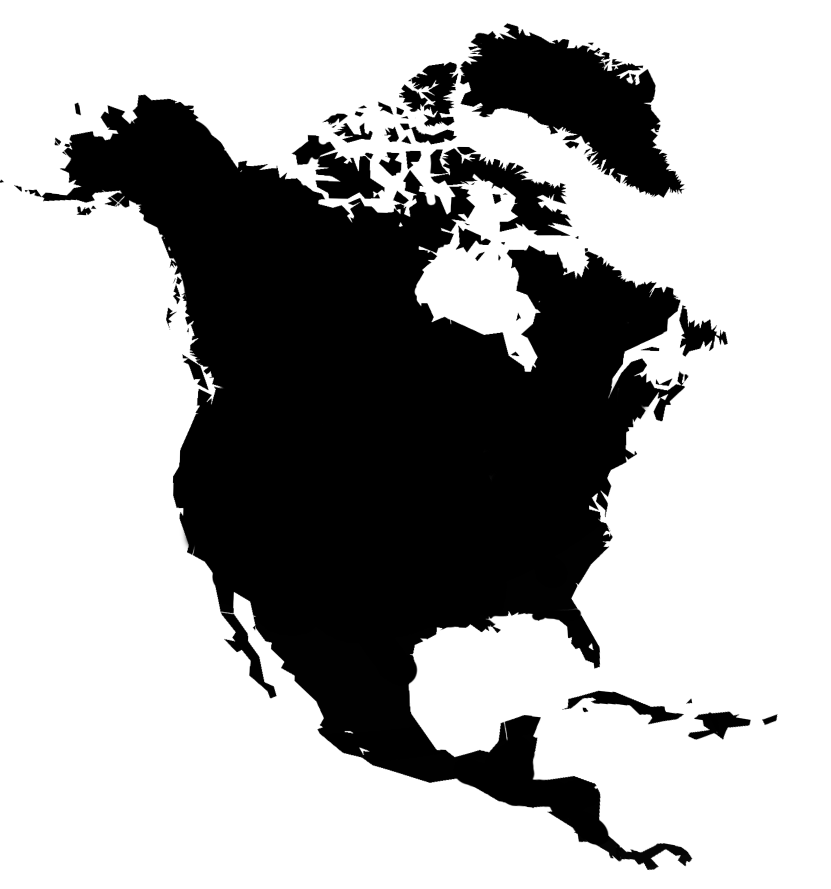
#> input picture src/ressource/Location_North_America.png, 1662 x 1777 px (shown at 1/2 size)
$ jupyter execute --allow-errors worldcloud.ipynb   (shell and % lines are left out)
#> lines starting #> are read from the running program, lines starting #| are printed output that depends on the picture
[cell 1]
from collections import Counter
from pathlib import Path
import matplotlib.pyplot as plt
import nltk
import numpy as np
import pandas as pd
from PIL import Image
from tqdm import tqdm
from wordcloud import WordCloud
from ipywidgets import interact, Dropdown, VBox


nltk.download('stopwords', quiet=True)
#> (this line was passed over: nltk is not available in this run)
nltk.download('wordnet', quiet=True)
#> (this line was passed over: nltk is not available in this run)
nltk.download('punkt_tab', quiet=True)
#> (this line was passed over: nltk is not available in this run)

[cell 2]
# Load Data and Plot Summaries
DATASET_FILEPATH = Path("data/merged_movie_metadata.csv")
PLOT_SUMMARIES_FILEPATH = Path("../MovieSummaries/plot_summaries.txt")

#> (the rest of this cell did not finish here and is left out)

[cell 3]
folder_path = Path("../corenlp_plot_summaries_augmented")

#> (the rest of this cell did not finish here and is left out)

[cell 4]
# count matching folders/files
processed_ids = {f.stem.replace(".xml", "") for f in folder_path.glob("*.xml.gz")}
#> (the rest of this cell did not finish here and is left out)

#> (a cell that did not finish here is left out)

After we've successfully extracted the words we wanted, the next step is to visualize them. To do this, we will use a word cloud visualization to display the most frequent words. In a word cloud, word size represent their frequency of occurence. This gives immediately a grasp of the word occurences.

[cell 6]
# [33 lines left out: function generate_word_cloud, not called in this run]

[cell 7]
# POS Tags Groups
noun_tags = ['NN', 'NNA', 'NNC', 'NNS', 'NNP', 'NNPS']
verb_tags = ['VB', 'VBD', 'VBG', 'VBN', 'VBP', 'VBS', 'VBZ']
adjective_tags = ['JJ', 'JJR', 'JJS', 'JJC', 'JJA', 'JJF', 'JJM']

# Word Cloud Mask Images
americas_mask = np.array(Image.open("src/ressource/Location_North_America.png"))
#> americas_mask is the input picture: shape (1777, 1662, 4); mean R, G, B, A 170.6, 170.6, 170.6, 254.8
europe_mask = np.array(Image.open("src/ressource/Location_Europe.png"))
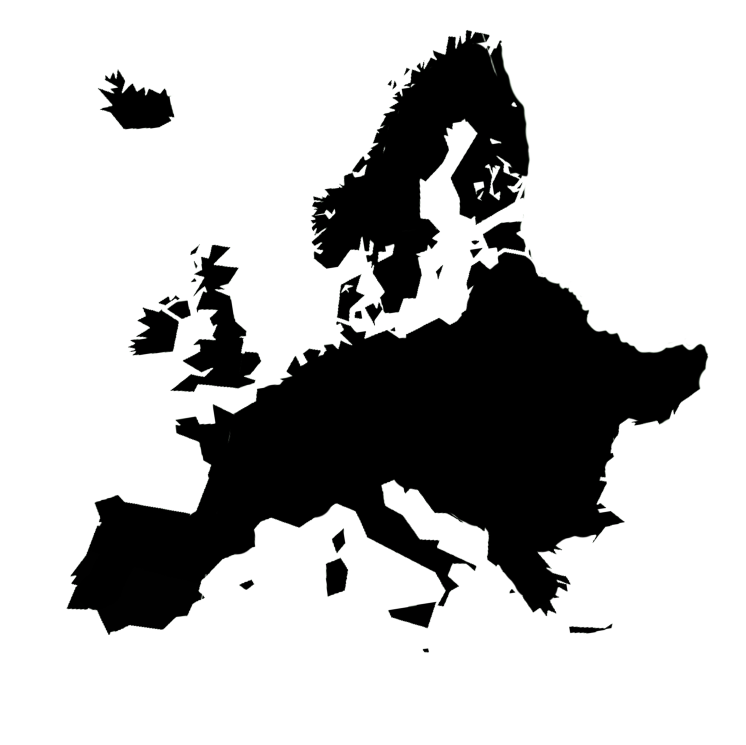
#> input picture src/ressource/Location_Europe.png, 2236 x 2235 px (shown at 1/3 size)
#> europe_mask is the input picture: shape (2235, 2236, 4); mean R, G, B, A 187.5, 187.5, 187.5, 255
both_mask = np.array(Image.open("src/ressource/Location_Both.png"))
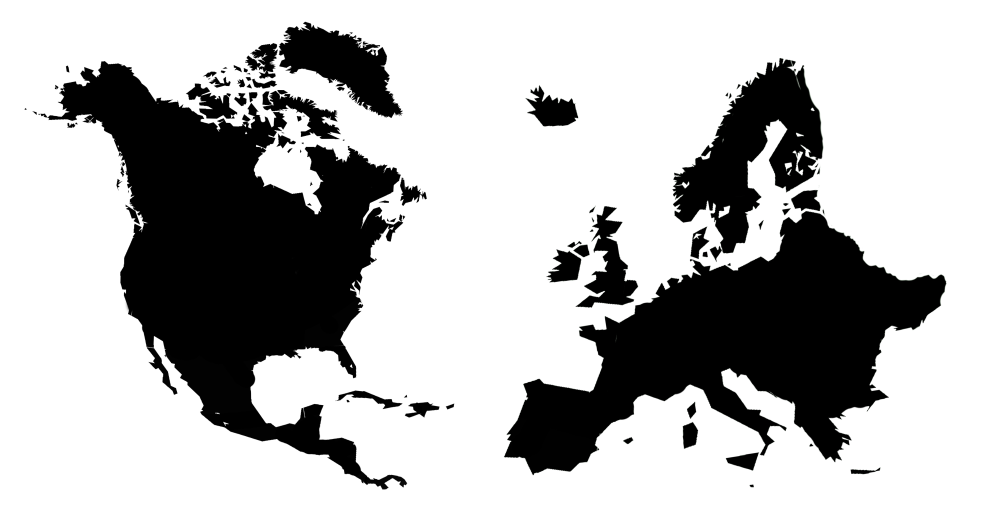
#> input picture src/ressource/Location_Both.png, 2979 x 1526 px (shown at 1/3 size)
#> both_mask is the input picture: shape (1526, 2979, 4); mean R, G, B, A 182.1, 182.1, 182.1, 255
